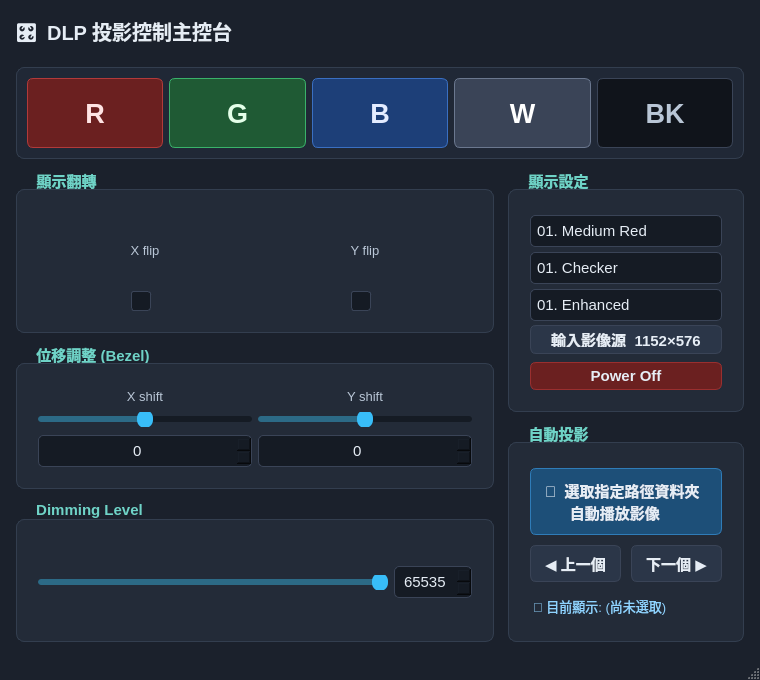
<?xml version="1.0" encoding="UTF-8"?>
<ui version="4.0">
 <class>MainWindow</class>
 <widget class="QMainWindow" name="MainWindow">
  <property name="geometry">
   <rect>
    <x>0</x>
    <y>0</y>
    <width>760</width>
    <height>680</height>
   </rect>
  </property>
  <property name="sizePolicy">
   <sizepolicy hsizetype="Expanding" vsizetype="Expanding">
    <horstretch>0</horstretch>
    <verstretch>0</verstretch>
   </sizepolicy>
  </property>
  <property name="minimumSize">
   <size>
    <width>720</width>
    <height>640</height>
   </size>
  </property>
  <property name="windowTitle">
   <string>DLP 投影控制主控台</string>
  </property>
  <property name="iconSize">
   <size>
    <width>24</width>
    <height>24</height>
   </size>
  </property>
  <property name="styleSheet">
   <string notr="true">
QMainWindow {
    background-color: #1b212c;
}
QWidget#centralwidget {
    background-color: #1b212c;
}
QGroupBox {
    background-color: #232b38;
    border: 1px solid #333e4f;
    border-radius: 8px;
    margin-top: 16px;
    padding: 16px 12px 12px 12px;
    font-size: 11pt;
    font-weight: 600;
    color: #d7e2ee;
}
QGroupBox::title {
    subcontrol-origin: margin;
    subcontrol-position: top left;
    left: 12px;
    top: -2px;
    padding: 0 6px;
    color: #6fd3c7;
}
QLabel {
    color: #b9c6d6;
    font-size: 10pt;
    background: transparent;
}
QLabel#titleLabel {
    color: #e6edf5;
    font-size: 15pt;
    font-weight: 700;
}
QLabel#windows_path {
    color: #8fd3ff;
    font-size: 10pt;
    padding: 4px 0;
}
QSpinBox, QComboBox {
    background-color: #151b24;
    color: #e6edf5;
    border: 1px solid #3a4457;
    border-radius: 5px;
    padding: 4px 6px;
    min-height: 22px;
}
QSpinBox:focus, QComboBox:focus {
    border: 1px solid #38bdf8;
}
QComboBox::drop-down { border: none; width: 22px; }
QComboBox QAbstractItemView {
    background-color: #1a212c;
    color: #e6edf5;
    selection-background-color: #2c4a5e;
    border: 1px solid #3a4457;
    outline: none;
}
QCheckBox { color: #d7e2ee; spacing: 8px; }
QCheckBox::indicator {
    width: 18px;
    height: 18px;
    border: 1px solid #3a4457;
    border-radius: 3px;
    background: #151b24;
}
QCheckBox::indicator:checked {
    background-color: #38bdf8;
    border: 1px solid #38bdf8;
}
QPushButton {
    background-color: #2b3648;
    color: #e6edf5;
    border: 1px solid #3a4457;
    border-radius: 6px;
    padding: 6px 14px;
    font-weight: 600;
}
QPushButton:hover { background-color: #34415a; border: 1px solid #4a5a75; }
QPushButton:pressed { background-color: #202a38; }
QPushButton#btn_r { background-color: #6b2020; border: 1px solid #b23a3a; color: #ffe4e4; }
QPushButton#btn_r:hover { background-color: #832727; }
QPushButton#btn_g { background-color: #1f5a34; border: 1px solid #3ab26a; color: #e4ffe9; }
QPushButton#btn_g:hover { background-color: #266f40; }
QPushButton#btn_b { background-color: #1d3f78; border: 1px solid #3a6fc2; color: #e4ecff; }
QPushButton#btn_b:hover { background-color: #244d91; }
QPushButton#btn_w { background-color: #3a4457; border: 1px solid #6b788f; color: #ffffff; }
QPushButton#btn_w:hover { background-color: #48546b; }
QPushButton#btn_bk { background-color: #10141b; border: 1px solid #3a4457; color: #b9c6d6; }
QPushButton#btn_bk:hover { background-color: #191f29; }
QPushButton#btn_off { background-color: #6b2020; border: 1px solid #9a2f2f; }
QPushButton#btn_off:hover { background-color: #832727; }
QPushButton#btn_choose_folder { background-color: #1d4f78; border: 1px solid #2f7cb8; text-align: left; padding: 10px 14px; }
QPushButton#btn_choose_folder:hover { background-color: #24618f; }
QFrame#colorRow {
    background-color: #202836;
    border: 1px solid #333e4f;
    border-radius: 8px;
}
QSlider::groove:horizontal {
    height: 6px;
    background: #151b24;
    border-radius: 3px;
}
QSlider::handle:horizontal {
    background: #38bdf8;
    width: 16px;
    margin: -6px 0;
    border-radius: 8px;
}
QSlider::sub-page:horizontal {
    background: #2c6a86;
    border-radius: 3px;
}
QMenuBar {
    background-color: #1b212c;
    color: #d7e2ee;
}
QStatusBar {
    background-color: #1b212c;
    color: #8797ab;
}
</string>
  </property>
  <widget class="QWidget" name="centralwidget">
   <layout class="QVBoxLayout" name="mainLayout">
    <property name="spacing">
     <number>14</number>
    </property>
    <property name="leftMargin">
     <number>16</number>
    </property>
    <property name="topMargin">
     <number>16</number>
    </property>
    <property name="rightMargin">
     <number>16</number>
    </property>
    <property name="bottomMargin">
     <number>16</number>
    </property>
    <item>
     <widget class="QLabel" name="titleLabel">
      <property name="text">
       <string>🎛  DLP 投影控制主控台</string>
      </property>
     </widget>
    </item>
    <item>
     <widget class="QFrame" name="colorRow">
      <layout class="QHBoxLayout" name="horizontalLayout">
       <property name="leftMargin">
        <number>10</number>
       </property>
       <property name="topMargin">
        <number>10</number>
       </property>
       <property name="rightMargin">
        <number>10</number>
       </property>
       <property name="bottomMargin">
        <number>10</number>
       </property>
       <item>
        <widget class="QPushButton" name="btn_r">
         <property name="sizePolicy">
          <sizepolicy hsizetype="Minimum" vsizetype="Maximum">
           <horstretch>0</horstretch>
           <verstretch>0</verstretch>
          </sizepolicy>
         </property>
         <property name="minimumSize">
          <size>
           <width>0</width>
           <height>70</height>
          </size>
         </property>
         <property name="font">
          <font>
           <pointsize>20</pointsize>
          </font>
         </property>
         <property name="text">
          <string>R</string>
         </property>
        </widget>
       </item>
       <item>
        <widget class="QPushButton" name="btn_g">
         <property name="sizePolicy">
          <sizepolicy hsizetype="Minimum" vsizetype="Maximum">
           <horstretch>0</horstretch>
           <verstretch>0</verstretch>
          </sizepolicy>
         </property>
         <property name="minimumSize">
          <size>
           <width>75</width>
           <height>70</height>
          </size>
         </property>
         <property name="font">
          <font>
           <pointsize>20</pointsize>
          </font>
         </property>
         <property name="text">
          <string>G</string>
         </property>
        </widget>
       </item>
       <item>
        <widget class="QPushButton" name="btn_b">
         <property name="sizePolicy">
          <sizepolicy hsizetype="Minimum" vsizetype="Maximum">
           <horstretch>0</horstretch>
           <verstretch>0</verstretch>
          </sizepolicy>
         </property>
         <property name="minimumSize">
          <size>
           <width>75</width>
           <height>70</height>
          </size>
         </property>
         <property name="font">
          <font>
           <pointsize>20</pointsize>
          </font>
         </property>
         <property name="text">
          <string>B</string>
         </property>
        </widget>
       </item>
       <item>
        <widget class="QPushButton" name="btn_w">
         <property name="sizePolicy">
          <sizepolicy hsizetype="Minimum" vsizetype="Maximum">
           <horstretch>0</horstretch>
           <verstretch>0</verstretch>
          </sizepolicy>
         </property>
         <property name="minimumSize">
          <size>
           <width>75</width>
           <height>70</height>
          </size>
         </property>
         <property name="font">
          <font>
           <pointsize>20</pointsize>
          </font>
         </property>
         <property name="text">
          <string>W</string>
         </property>
        </widget>
       </item>
       <item>
        <widget class="QPushButton" name="btn_bk">
         <property name="enabled">
          <bool>true</bool>
         </property>
         <property name="sizePolicy">
          <sizepolicy hsizetype="Minimum" vsizetype="Maximum">
           <horstretch>0</horstretch>
           <verstretch>0</verstretch>
          </sizepolicy>
         </property>
         <property name="minimumSize">
          <size>
           <width>75</width>
           <height>70</height>
          </size>
         </property>
         <property name="font">
          <font>
           <pointsize>20</pointsize>
          </font>
         </property>
         <property name="text">
          <string>BK</string>
         </property>
        </widget>
       </item>
      </layout>
     </widget>
    </item>
    <item>
     <layout class="QHBoxLayout" name="topRow">
      <property name="spacing">
       <number>14</number>
      </property>
      <item>
       <layout class="QVBoxLayout" name="leftColumn">
        <property name="spacing">
         <number>14</number>
        </property>
        <item>
         <widget class="QGroupBox" name="flipGroupBox">
          <property name="title">
           <string>顯示翻轉</string>
          </property>
          <layout class="QGridLayout" name="gridLayout">
           <item row="0" column="0" alignment="Qt::AlignmentFlag::AlignHCenter">
            <widget class="QLabel" name="ShortAxisFlip">
             <property name="minimumSize">
              <size>
               <width>110</width>
               <height>70</height>
              </size>
             </property>
             <property name="font">
              <font>
               <pointsize>13</pointsize>
              </font>
             </property>
             <property name="text">
              <string>X flip</string>
             </property>
             <property name="alignment">
              <set>Qt::AlignmentFlag::AlignCenter</set>
             </property>
            </widget>
           </item>
           <item row="1" column="0" alignment="Qt::AlignmentFlag::AlignHCenter|Qt::AlignmentFlag::AlignVCenter">
            <widget class="QCheckBox" name="LongAxisFlip_checkBox">
             <property name="text">
              <string/>
             </property>
            </widget>
           </item>
           <item row="1" column="1" alignment="Qt::AlignmentFlag::AlignHCenter|Qt::AlignmentFlag::AlignVCenter">
            <widget class="QCheckBox" name="ShortAxisFlip_checkBox">
             <property name="sizePolicy">
              <sizepolicy hsizetype="Minimum" vsizetype="Fixed">
               <horstretch>0</horstretch>
               <verstretch>0</verstretch>
              </sizepolicy>
             </property>
             <property name="text">
              <string/>
             </property>
            </widget>
           </item>
           <item row="0" column="1">
            <widget class="QLabel" name="LongAxisFlip">
             <property name="minimumSize">
              <size>
               <width>110</width>
               <height>70</height>
              </size>
             </property>
             <property name="font">
              <font>
               <pointsize>13</pointsize>
              </font>
             </property>
             <property name="text">
              <string>Y flip</string>
             </property>
             <property name="alignment">
              <set>Qt::AlignmentFlag::AlignCenter</set>
             </property>
            </widget>
           </item>
          </layout>
         </widget>
        </item>
        <item>
         <widget class="QGroupBox" name="bezelGroupBox">
          <property name="title">
           <string>位移調整 (Bezel)</string>
          </property>
          <layout class="QGridLayout" name="gridLayout_2">
           <property name="verticalSpacing">
            <number>8</number>
           </property>
           <item row="0" column="0" alignment="Qt::AlignmentFlag::AlignHCenter|Qt::AlignmentFlag::AlignVCenter">
            <widget class="QLabel" name="Xshift">
             <property name="minimumSize">
              <size>
               <width>110</width>
               <height>0</height>
              </size>
             </property>
             <property name="font">
              <font>
               <pointsize>13</pointsize>
              </font>
             </property>
             <property name="text">
              <string>X shift</string>
             </property>
             <property name="alignment">
              <set>Qt::AlignmentFlag::AlignCenter</set>
             </property>
            </widget>
           </item>
           <item row="2" column="0">
            <widget class="QSpinBox" name="x_spinBox">
             <property name="sizePolicy">
              <sizepolicy hsizetype="Minimum" vsizetype="Fixed">
               <horstretch>0</horstretch>
               <verstretch>0</verstretch>
              </sizepolicy>
             </property>
             <property name="font">
              <font>
               <pointsize>11</pointsize>
              </font>
             </property>
             <property name="wrapping">
              <bool>false</bool>
             </property>
             <property name="alignment">
              <set>Qt::AlignmentFlag::AlignCenter</set>
             </property>
             <property name="minimum">
              <number>-115</number>
             </property>
             <property name="maximum">
              <number>115</number>
             </property>
             <property name="stepType">
              <enum>QAbstractSpinBox::StepType::DefaultStepType</enum>
             </property>
            </widget>
           </item>
           <item row="0" column="1" alignment="Qt::AlignmentFlag::AlignHCenter">
            <widget class="QLabel" name="Yshift">
             <property name="minimumSize">
              <size>
               <width>110</width>
               <height>0</height>
              </size>
             </property>
             <property name="font">
              <font>
               <pointsize>13</pointsize>
              </font>
             </property>
             <property name="text">
              <string>Y shift</string>
             </property>
             <property name="alignment">
              <set>Qt::AlignmentFlag::AlignCenter</set>
             </property>
            </widget>
           </item>
           <item row="2" column="1">
            <widget class="QSpinBox" name="y_spinBox">
             <property name="minimumSize">
              <size>
               <width>60</width>
               <height>0</height>
              </size>
             </property>
             <property name="font">
              <font>
               <pointsize>11</pointsize>
              </font>
             </property>
             <property name="alignment">
              <set>Qt::AlignmentFlag::AlignCenter</set>
             </property>
             <property name="buttonSymbols">
              <enum>QAbstractSpinBox::ButtonSymbols::UpDownArrows</enum>
             </property>
             <property name="minimum">
              <number>-144</number>
             </property>
             <property name="maximum">
              <number>144</number>
             </property>
            </widget>
           </item>
           <item row="1" column="0">
            <widget class="QSlider" name="horizontal_slider">
             <property name="sizePolicy">
              <sizepolicy hsizetype="Minimum" vsizetype="Fixed">
               <horstretch>0</horstretch>
               <verstretch>0</verstretch>
              </sizepolicy>
             </property>
             <property name="minimum">
              <number>-115</number>
             </property>
             <property name="maximum">
              <number>115</number>
             </property>
             <property name="pageStep">
              <number>1</number>
             </property>
             <property name="orientation">
              <enum>Qt::Orientation::Horizontal</enum>
             </property>
            </widget>
           </item>
           <item row="1" column="1">
            <widget class="QSlider" name="vertical_slider">
             <property name="sizePolicy">
              <sizepolicy hsizetype="Minimum" vsizetype="Fixed">
               <horstretch>0</horstretch>
               <verstretch>0</verstretch>
              </sizepolicy>
             </property>
             <property name="minimum">
              <number>-144</number>
             </property>
             <property name="maximum">
              <number>144</number>
             </property>
             <property name="pageStep">
              <number>1</number>
             </property>
             <property name="orientation">
              <enum>Qt::Orientation::Horizontal</enum>
             </property>
            </widget>
           </item>
          </layout>
         </widget>
        </item>
        <item>
         <widget class="QGroupBox" name="dimmingGroupBox">
          <property name="title">
           <string>Dimming Level</string>
          </property>
          <layout class="QHBoxLayout" name="horizontalLayout_2">
           <item>
            <widget class="QSlider" name="dimminglevel_slider">
             <property name="maximum">
              <number>65535</number>
             </property>
             <property name="pageStep">
              <number>1</number>
             </property>
             <property name="value">
              <number>65535</number>
             </property>
             <property name="orientation">
              <enum>Qt::Orientation::Horizontal</enum>
             </property>
            </widget>
           </item>
           <item>
            <widget class="QSpinBox" name="dimming_spinBox">
             <property name="sizePolicy">
              <sizepolicy hsizetype="Minimum" vsizetype="Fixed">
               <horstretch>0</horstretch>
               <verstretch>0</verstretch>
              </sizepolicy>
             </property>
             <property name="font">
              <font>
               <pointsize>11</pointsize>
              </font>
             </property>
             <property name="wrapping">
              <bool>false</bool>
             </property>
             <property name="alignment">
              <set>Qt::AlignmentFlag::AlignCenter</set>
             </property>
             <property name="minimum">
              <number>0</number>
             </property>
             <property name="maximum">
              <number>65535</number>
             </property>
             <property name="stepType">
              <enum>QAbstractSpinBox::StepType::DefaultStepType</enum>
             </property>
             <property name="value">
              <number>65535</number>
             </property>
            </widget>
           </item>
          </layout>
         </widget>
        </item>
       </layout>
      </item>
      <item>
       <layout class="QVBoxLayout" name="rightColumn">
        <property name="spacing">
         <number>14</number>
        </property>
        <item>
         <widget class="QGroupBox" name="displayGroupBox">
          <property name="title">
           <string>顯示設定</string>
          </property>
          <layout class="QVBoxLayout" name="verticalLayout_3">
           <property name="spacing">
            <number>8</number>
           </property>
           <item>
            <widget class="QComboBox" name="system_mode_select">
             <property name="font">
              <font>
               <pointsize>11</pointsize>
              </font>
             </property>
             <item>
              <property name="text">
               <string>01. Medium Red</string>
              </property>
             </item>
             <item>
              <property name="text">
               <string>02. High Red</string>
              </property>
             </item>
             <item>
              <property name="text">
               <string>03. Medium Green</string>
              </property>
             </item>
             <item>
              <property name="text">
               <string>04. High Green</string>
              </property>
             </item>
            </widget>
           </item>
           <item>
            <widget class="QComboBox" name="execute_batch_command_set">
             <property name="font">
              <font>
               <pointsize>11</pointsize>
              </font>
             </property>
             <item>
              <property name="text">
               <string>01. Checker</string>
              </property>
             </item>
             <item>
              <property name="text">
               <string>02. Color Bars</string>
              </property>
             </item>
             <item>
              <property name="text">
               <string>03. Diagonal Black</string>
              </property>
             </item>
             <item>
              <property name="text">
               <string>04. Diagonal White</string>
              </property>
             </item>
             <item>
              <property name="text">
               <string>05. Grid Black</string>
              </property>
             </item>
             <item>
              <property name="text">
               <string>06. Grid White</string>
              </property>
             </item>
             <item>
              <property name="text">
               <string>07. Hramp</string>
              </property>
             </item>
             <item>
              <property name="text">
               <string>08. Vramp</string>
              </property>
             </item>
             <item>
              <property name="text">
               <string>09. Cyan</string>
              </property>
             </item>
             <item>
              <property name="text">
               <string>10. Magenta</string>
              </property>
             </item>
             <item>
              <property name="text">
               <string>11. Yellow</string>
              </property>
             </item>
             <item>
              <property name="text">
               <string>12. GIS LOGO</string>
              </property>
             </item>
            </widget>
           </item>
           <item>
            <widget class="QComboBox" name="degamma_select">
             <property name="font">
              <font>
               <pointsize>11</pointsize>
              </font>
             </property>
             <item>
              <property name="text">
               <string>01. Enhanced</string>
              </property>
             </item>
             <item>
              <property name="text">
               <string>02. Linear</string>
              </property>
             </item>
            </widget>
           </item>
           <item>
            <widget class="QPushButton" name="btn_windows">
             <property name="font">
              <font>
               <pointsize>11</pointsize>
              </font>
             </property>
             <property name="text">
              <string>輸入影像源  1152×576</string>
             </property>
            </widget>
           </item>
           <item>
            <widget class="QPushButton" name="btn_off">
             <property name="font">
              <font>
               <pointsize>11</pointsize>
              </font>
             </property>
             <property name="text">
              <string>Power Off</string>
             </property>
            </widget>
           </item>
          </layout>
         </widget>
        </item>
        <item>
         <widget class="QGroupBox" name="autoProjectGroupBox">
          <property name="title">
           <string>自動投影</string>
          </property>
          <layout class="QVBoxLayout" name="verticalLayout_4">
           <property name="spacing">
            <number>10</number>
           </property>
           <item>
            <widget class="QPushButton" name="btn_choose_folder">
             <property name="sizePolicy">
              <sizepolicy hsizetype="Preferred" vsizetype="Fixed">
               <horstretch>0</horstretch>
               <verstretch>0</verstretch>
              </sizepolicy>
             </property>
             <property name="font">
              <font>
               <pointsize>11</pointsize>
              </font>
             </property>
             <property name="text">
              <string>📁  選取指定路徑資料夾
      自動播放影像</string>
             </property>
            </widget>
           </item>
           <item>
            <layout class="QHBoxLayout" name="horizontalLayout_3">
             <item>
              <widget class="QPushButton" name="btn_prev">
               <property name="font">
                <font>
                 <pointsize>11</pointsize>
                </font>
               </property>
               <property name="text">
                <string>◀ 上一個</string>
               </property>
              </widget>
             </item>
             <item>
              <widget class="QPushButton" name="btn_next">
               <property name="font">
                <font>
                 <pointsize>11</pointsize>
                </font>
               </property>
               <property name="text">
                <string>下一個 ▶</string>
               </property>
              </widget>
             </item>
            </layout>
           </item>
           <item>
            <widget class="QLabel" name="windows_path">
             <property name="font">
              <font>
               <pointsize>10</pointsize>
              </font>
             </property>
             <property name="text">
              <string>📂 目前顯示: (尚未選取)</string>
             </property>
             <property name="wordWrap">
              <bool>true</bool>
             </property>
            </widget>
           </item>
          </layout>
         </widget>
        </item>
       </layout>
      </item>
     </layout>
    </item>
   </layout>
  </widget>
  <widget class="QMenuBar" name="menubar">
   <property name="geometry">
    <rect>
     <x>0</x>
     <y>0</y>
     <width>760</width>
     <height>33</height>
    </rect>
   </property>
  </widget>
  <widget class="QStatusBar" name="statusbar"/>
 </widget>
 <resources/>
 <connections/>
</ui>
